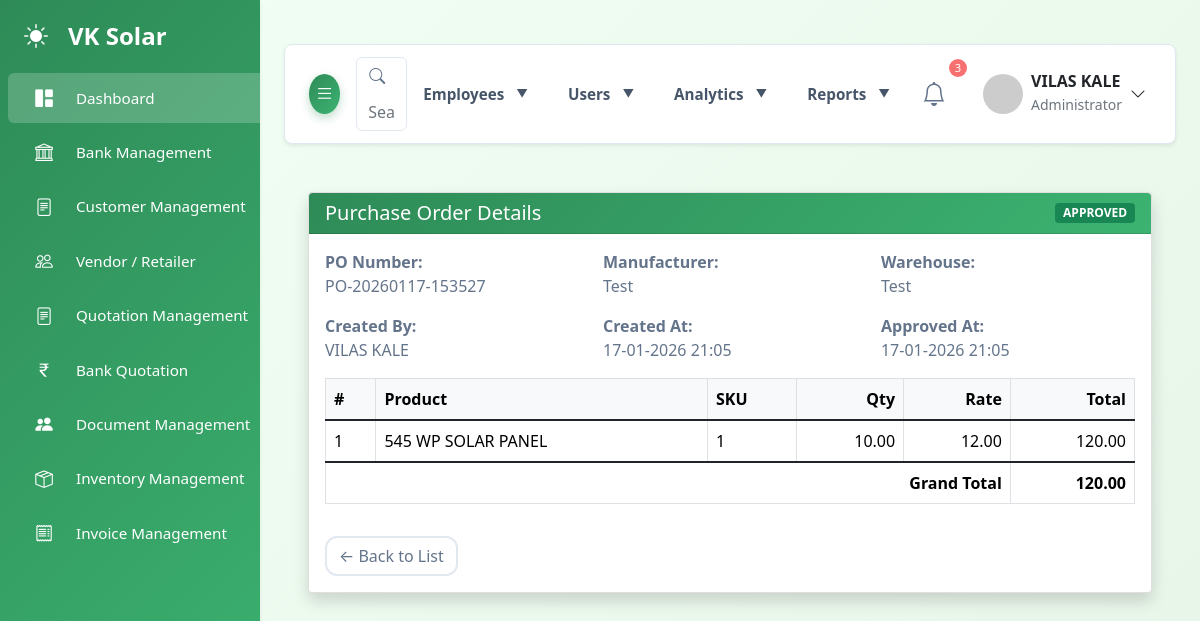
The page /admin/inventory/purchase_order_view.php?id=5 (signed in) on the database its author committed.
### tables this page shows
CREATE TABLE `purchase_orders` (
  `id` int NOT NULL,
  `po_number` varchar(50) NOT NULL,
  `manufacturer_id` int NOT NULL,
  `warehouse_id` int NOT NULL,
  `status` enum('pending','approved','rejected') DEFAULT 'pending',
  `invoice_id` int DEFAULT NULL,
  `remarks` text,
  `created_by` int NOT NULL,
  `approved_by` int DEFAULT NULL,
  `created_at` datetime DEFAULT CURRENT_TIMESTAMP,
  `approved_at` datetime DEFAULT NULL
);

CREATE TABLE `product_manufacturers` (
  `id` int NOT NULL,
  `name` varchar(255) NOT NULL,
  `gst_number` varchar(30) DEFAULT NULL,
  `address` text,
  `contact_person` varchar(150) DEFAULT NULL,
  `phone` varchar(20) DEFAULT NULL,
  `email` varchar(150) DEFAULT NULL,
  `is_active` tinyint(1) DEFAULT '1',
  `created_at` datetime DEFAULT CURRENT_TIMESTAMP
);

CREATE TABLE `warehouses` (
  `id` int NOT NULL,
  `name` varchar(150) NOT NULL,
  `code` varchar(50) DEFAULT NULL,
  `address` text,
  `city` varchar(100) DEFAULT NULL,
  `state` varchar(100) DEFAULT NULL,
  `pincode` varchar(12) DEFAULT NULL,
  `contact_name` varchar(100) DEFAULT NULL,
  `contact_phone` varchar(20) DEFAULT NULL,
  `image` varchar(255) DEFAULT NULL,
  `created_by` int DEFAULT NULL,
  `created_at` timestamp NULL DEFAULT CURRENT_TIMESTAMP,
  `updated_at` timestamp NULL DEFAULT CURRENT_TIMESTAMP ON UPDATE CURRENT_TIMESTAMP
);

CREATE TABLE `users` (
  `id` int NOT NULL,
  `username` varchar(50) NOT NULL,
  `email` varchar(100) NOT NULL,
  `password_hash` varchar(255) NOT NULL,
  `full_name` varchar(100) NOT NULL,
  `phone` varchar(15) DEFAULT NULL,
  `role` enum('super_admin','admin','office_staff','sales_marketing','warehouse_staff') NOT NULL,
  `is_active` tinyint(1) DEFAULT '1',
  `last_login` timestamp NULL DEFAULT NULL,
  `created_by` int DEFAULT NULL,
  `created_at` timestamp NULL DEFAULT CURRENT_TIMESTAMP,
  `updated_at` timestamp NULL DEFAULT CURRENT_TIMESTAMP ON UPDATE CURRENT_TIMESTAMP
);

CREATE TABLE `purchase_order_items` (
  `id` int NOT NULL,
  `purchase_order_id` int NOT NULL,
  `product_id` int NOT NULL,
  `quantity` decimal(12,3) NOT NULL,
  `rate` decimal(12,2) NOT NULL,
  `gst_percent` decimal(5,2) DEFAULT '0.00',
  `total` decimal(12,2) NOT NULL
);

CREATE TABLE `products` (
  `id` int NOT NULL,
  `sku` varchar(120)  NOT NULL,
  `name` varchar(255)  NOT NULL,
  `brand` varchar(150)  DEFAULT NULL,
  `category_id` int DEFAULT NULL,
  `type` varchar(100)  DEFAULT NULL,
  `unit` varchar(50)  DEFAULT 'pc',
  `serial_tracked` tinyint(1) DEFAULT '0',
  `default_purchase_price` decimal(12,2) DEFAULT '0.00',
  `default_selling_price` decimal(12,2) DEFAULT '0.00',
  `tax_rate` decimal(5,2) DEFAULT '0.00',
  `hsn_code` varchar(50)  DEFAULT NULL,
  `weight_kg` decimal(8,3) DEFAULT NULL,
  `length_mm` int DEFAULT NULL,
  `width_mm` int DEFAULT NULL,
  `height_mm` int DEFAULT NULL,
  `warranty_months` int DEFAULT NULL,
  `description` text ,
  `specs` json DEFAULT NULL,
  `created_by` int DEFAULT NULL,
  `created_at` datetime DEFAULT CURRENT_TIMESTAMP,
  `updated_at` datetime DEFAULT CURRENT_TIMESTAMP ON UPDATE CURRENT_TIMESTAMP
);

### admin/inventory/purchase_order_view.php (the view, shortened to what this page needs)
<?php
require_once '../connect/auth_middleware.php';
$po_id = (int)($_GET['id'] ?? 0);
$stmt = $conn->prepare("
    SELECT
        po.*,
        w.name AS warehouse,
        m.name AS manufacturer,
        u.full_name AS created_by_name
    FROM purchase_orders po
    JOIN warehouses w ON w.id = po.warehouse_id
    JOIN product_manufacturers m ON m.id = po.manufacturer_id
    LEFT JOIN users u ON u.id = po.created_by
    WHERE po.id = ?
");
$stmt->bind_param("i", $po_id);
$stmt->execute();
$po = $stmt->get_result()->fetch_assoc();
$stmt = $conn->prepare("
    SELECT
        poi.*,
        p.name AS product_name,
        p.sku
    FROM purchase_order_items poi
    JOIN products p ON p.id = poi.product_id
    WHERE poi.purchase_order_id = ?
");
$stmt->bind_param("i", $po_id);
$stmt->execute();
$items = $stmt->get_result()->fetch_all(MYSQLI_ASSOC);
$grand_total = 0;
foreach ($items as $it) {
    $grand_total += $it['total'];
}
?>
<!doctype html>
<html lang="en">
<head>
<?php require_once __DIR__ . '/../include/head2.php'; ?>
<link href="https://cdn.jsdelivr.net/npm/bootstrap@5.1.3/dist/css/bootstrap.min.css" rel="stylesheet">
</head>
<body>
<?php
include 'include/sidebar.php';
?>
<div id="main-content">
<?php
include 'include/navbar.php';
?>
<div class="container-fluid py-4">
<div class="card shadow">
<div class="card-header bg-primary text-white d-flex justify-content-between align-items-center">
<h5 class="mb-0">Purchase Order Details</h5>
<span class="badge bg-<?=
    $po['status'] === 'pending'  ? 'warning' :
    ($po['status'] === 'approved' ? 'success' : 'danger')
?>">
<?= strtoupper($po['status']) ?>
</span>
</div>
<div class="card-body">
<div class="row mb-3">
  <div class="col-md-4">
    <strong>PO Number:</strong><br>
    <?= htmlspecialchars($po['po_number']) ?>
  </div>
  <div class="col-md-4">
    <strong>Manufacturer:</strong><br>
    <?= htmlspecialchars($po['manufacturer']) ?>
  </div>
  <div class="col-md-4">
    <strong>Warehouse:</strong><br>
    <?= htmlspecialchars($po['warehouse']) ?>
  </div>
</div>
<div class="row mb-3">
  <div class="col-md-4">
    <strong>Created By:</strong><br>
    <?= htmlspecialchars($po['created_by_name'] ?? '-') ?>
  </div>
  <div class="col-md-4">
    <strong>Created At:</strong><br>
    <?= date('d-m-Y H:i', strtotime($po['created_at'])) ?>
  </div>
  <div class="col-md-4">
    <strong>Approved At:</strong><br>
    <?= $po['approved_at'] ? date('d-m-Y H:i', strtotime($po['approved_at'])) : '-' ?>
  </div>
</div>
<div class="table-responsive">
<table class="table table-bordered">
<thead class="table-light">
<tr>
<th>#</th>
<th>Product</th>
<th>SKU</th>
<th class="text-end">Qty</th>
<th class="text-end">Rate</th>
<th class="text-end">Total</th>
</tr>
</thead>
<tbody>
<?php foreach ($items as $i => $it): ?>
<tr>
<td><?= $i + 1 ?></td>
<td><?= htmlspecialchars($it['product_name']) ?></td>
<td><?= htmlspecialchars($it['sku']) ?></td>
<td class="text-end"><?= number_format($it['quantity'], 2) ?></td>
<td class="text-end"><?= number_format($it['rate'], 2) ?></td>
<td class="text-end"><?= number_format($it['total'], 2) ?></td>
</tr>
<?php endforeach; ?>
</tbody>
<tfoot>
<tr>
<th colspan="5" class="text-end">Grand Total</th>
<th class="text-end"><?= number_format($grand_total, 2) ?></th>
</tr>
</tfoot>
</table>
</div>
<div class="d-flex justify-content-between mt-3">
<a href="purchase_order_list.php" class="btn btn-outline-secondary">
← Back to List
</a>
</div>
</div>
</div>
</div>
</div>
</body>
</html>

### admin/css&js/style.css (style rules this page uses)
:root { --primary: #2e8b57; --primary-light: #3cb371; --primary-dark: #1e6b47; --secondary: #f5f5f5; --accent: #87ceeb; --accent-light: #b0e2ff; --earth: #d2b48c; --earth-light: #f0e6d6; --dark: #2c3e50; --light: #f8f9fa; --gradient-primary: linear-gradient( 135deg, var(--primary) 0%, var(--primary-light) 100% ); --gradient-secondary: linear-gradient( 135deg, var(--earth-light) 0%, var(--secondary) 100% ); --gradient-hero: linear-gradient( 135deg, rgba(46, 139, 87, 0.85) 0%, rgba(60, 179, 113, 0.85) 100% ); --gradient-nature: linear-gradient( 135deg, var(--primary) 0%, var(--accent) 100% ); --background-light: #f1f5f9; --text-light: #64748b; --card-bg-light: #ffffff; --border-color-light: #e2e8f0; --success-color: #10b981; --danger-color: #f87171; --warning-color: #fbbf24; }
body { font-family: "Inter", sans-serif; background-color: var(--background-light); color: var(--text-light); padding-top: 20px; overflow-x: hidden; }
#main-content { margin-left: 260px; padding: 1.5rem; transition: margin-left 0.3s ease-in-out; }
.card { border: none; border-radius: 0.5rem; box-shadow: 0 0.1rem 0.5rem rgba(0, 0, 0, 0.05); transition: all 0.3s; background-color: var(--card-bg-light); color: var(--text-light); border: 1px solid var(--border-color-light); }
.card-header, .card-footer { background-color: transparent; border-bottom: 1px solid var(--border-color-light); color: var(--text-light); }
.card-header { padding: 1rem 1.5rem; }
.card-header { display: flex; justify-content: space-between; align-items: flex-start; margin-bottom: 1rem; }
.table { color: var(--text-light); }

### admin/css&js/carousel.css (style rules this page uses)
:root { --primary: #2e8b57; --primary-light: #3cb371; --primary-dark: #1e6b47; --secondary: #f5f5f5; --accent: #87ceeb; --dark: #2c3e50; --light: #f8f9fa; --gradient-primary: linear-gradient( 135deg, var(--primary) 0%, var(--primary-light) 100% ); --background-light: #f1f5f9; --text-light: #64748b; --card-bg-light: #ffffff; --border-color-light: #e2e8f0; --success-color: #10b981; --danger-color: #f87171; --warning-color: #fbbf24; }
body { font-family: "Inter", sans-serif; background-color: var(--background-light); color: var(--text-light); padding-top: 20px; overflow-x: hidden; }
#main-content { margin-left: 260px; padding: 1.5rem; transition: margin-left 0.3s ease-in-out; }
.card { border: none; border-radius: 1rem; box-shadow: 0 0.5rem 1.5rem rgba(46, 139, 87, 0.08); transition: all 0.3s; background: var(--card-bg-light); color: var(--text-light); overflow: hidden; }
.card-header { background: var(--gradient-primary); color: white; border: none; padding: 1.5rem; }
.card-body { padding: 2rem; }
.btn-outline-secondary { border: 2px solid var(--border-color-light) !important; color: var(--text-light) !important; border-radius: 0.75rem !important; transition: all 0.3s ease; font-weight: 600; padding: 12px 30px; }

### admin/css&js/logo&brand.css (style rules this page uses)
:root { --primary-green: #48bb78; --dark-green: #38a169; --light-green: #c6f6d5; --accent-green: #68d391; --text-dark: #2d3748; --text-light: #718096; --bg-light: #f7fafc; --border: #e2e8f0; --shadow: 0 2px 4px -1px rgba(0, 0, 0, 0.1), 0 1px 2px -1px rgba(0, 0, 0, 0.06); --shadow-lg: 0 4px 6px -1px rgba(0, 0, 0, 0.1), 0 2px 4px -1px rgba(0, 0, 0, 0.06); }
.mt-3 { margin-top: 1rem !important; }

### admin/css&js/project.css (style rules this page uses)
:root { --primary: #2e8b57; --primary-light: #3cb371; --primary-dark: #1e6b47; --secondary: #f5f5f5; --accent: #87ceeb; --accent-light: #b0e2ff; --earth: #d2b48c; --earth-light: #f0e6d6; --dark: #2c3e50; --light: #f8f9fa; --gradient-primary: linear-gradient( 135deg, var(--primary) 0%, var(--primary-light) 100% ); --background-light: #f1f5f9; --text-light: #64748b; --card-bg-light: #ffffff; --border-color-light: #e2e8f0; --success-color: #10b981; --danger-color: #f87171; --warning-color: #fbbf24; }
body { font-family: "Inter", sans-serif; background-color: var(--background-light); color: var(--text-light); padding-top: 20px; overflow-x: hidden; }
#main-content { margin-left: 260px; padding: 1.5rem; transition: margin-left 0.3s ease-in-out; }
.card { border: none; border-radius: 0.5rem; box-shadow: 0 0.1rem 0.5rem rgba(0, 0, 0, 0.05); transition: all 0.3s; background-color: var(--card-bg-light); color: var(--text-light); border: 1px solid var(--border-color-light); }
.card-header { background-color: transparent; border-bottom: 1px solid var(--border-color-light); color: var(--text-light); padding: 1rem 1.5rem; }
.table { color: var(--text-light); }

### rows shown on the page
purchase_orders: status "APPROVED", po_number "PO-20260117-153527", manufacturer.name "Test", warehouse.name "Test", users.full_name "VILAS KALE", created_at "17-01-2026 21:05", approved_at "17-01-2026 21:05"
purchase_order_items: product.name "545 WP SOLAR PANEL", product.sku "1", quantity "10.00", rate "12.00", total "120.00"

### other values the page prints
$current_user_name "VILAS KALE"
$role_names[$current_role] "Administrator"
$grand_total "120.00"
